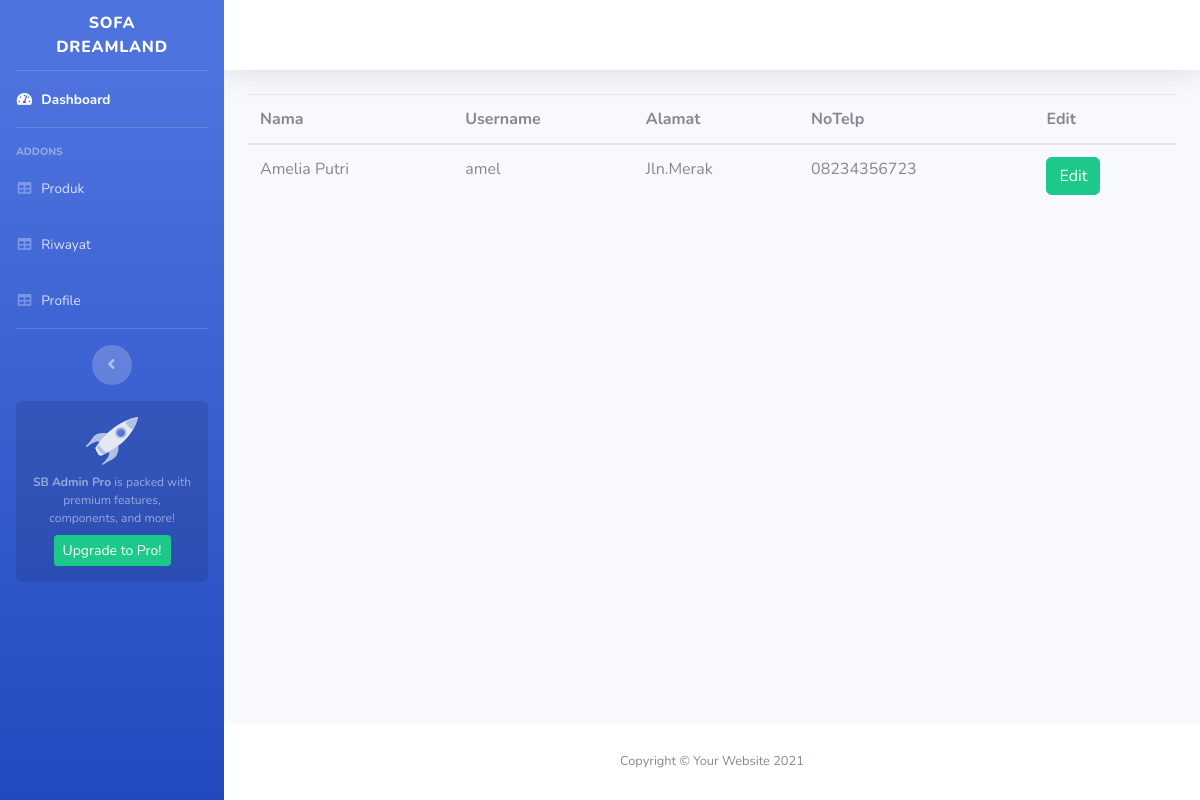
Screenshot of /kasir/user/profile.php with the database file from the repository.
### tables this page shows
CREATE TABLE `pelanggan` (
  `idPelanggan` int(11) NOT NULL,
  `nama` varchar(225) NOT NULL,
  `username` varchar(25) NOT NULL,
  `password` varchar(35) NOT NULL,
  `alamat` text NOT NULL,
  `notelepon` varchar(12) NOT NULL
);

### kasir/fungsi.php (called while the page is built, shortened)
<?php
include 'koneksi.php';
function query($query) {
    global $conn;
    $result = mysqli_query($conn, $query);
    $rows = [];
    while($row = mysqli_fetch_assoc($result)) {
        $rows[] = $row;
    }
    return $rows;
}
?>

### kasir/user/profile.php (the view, shortened to what this page needs)
<?php
include '../fungsi.php';
$profile = query("SELECT*FROM pelanggan")[0];
?>
<!DOCTYPE html>
<html lang="en">
<head>
    <link href="vendor/fontawesome-free/css/all.min.css" rel="stylesheet" type="text/css">
    <link href="../css/sb-admin-2.min.css" rel="stylesheet">
</head>
<body id="page-top">
    <div id="wrapper">
        <ul class="navbar-nav bg-gradient-primary sidebar sidebar-dark accordion" id="accordionSidebar">
            <a class="sidebar-brand d-flex align-items-center" href="index.html">
                <div class="sidebar-brand-text mx-3">Sofa Dreamland</div>
            </a>
            <hr class="sidebar-divider my-0">
            <li class="nav-item active">
                <a class="nav-link" href="indexPelanggan.php">
                    <i class="fas fa-fw fa-tachometer-alt"></i>
                    <span>Dashboard</span></a>
            </li>
            <hr class="sidebar-divider">
            <div class="sidebar-heading">
                Addons
            </div>
            <li class="nav-item">
                <a class="nav-link" href="produk.php">
                    <i class="fas fa-fw fa-table"></i>
                    <span>Produk</span></a>
            </li>
            <li class="nav-item">
                <a class="nav-link" href="riwayat.php">
                    <i class="fas fa-fw fa-table"></i>
                    <span>Riwayat</span></a>
                </li>
            <li class="nav-item">
                <a class="nav-link" href="profile.php">
                    <i class="fas fa-fw fa-table"></i>
                    <span>Profile</span></a>
            </li>
            <hr class="sidebar-divider d-none d-md-block">
            <div class="text-center d-none d-md-inline">
                <button class="rounded-circle border-0" id="sidebarToggle"></button>
            </div>
            <div class="sidebar-card d-none d-lg-flex">
                <img class="sidebar-card-illustration mb-2" src="img/undraw_rocket.svg" alt="...">
                <p class="text-center mb-2"><strong>SB Admin Pro</strong> is packed with premium features, components, and more!</p>
                <a class="btn btn-success btn-sm" href="https://startbootstrap.com/theme/sb-admin-pro">Upgrade to Pro!</a>
            </div>
        </ul>
        <div id="content-wrapper" class="d-flex flex-column">
            <div id="content">
                <nav class="navbar navbar-expand navbar-light bg-white topbar mb-4 static-top shadow">
                </nav>
                <div class="container-fluid">
                    <table class="table align-middle table-hover">
                        <thead>
                            <th>Nama</th>
                            <th>Username</th>
                            <th>Alamat</th>
                            <th>NoTelp</th>
                            <th>Edit</th>
                        </thead>
                        <tr>
                            <td><?= $profile['nama']; ?></td>
                            <td><?= $profile['username']; ?></td>
                            <td><?= $profile['alamat']; ?></td>
                            <td><?= $profile['notelepon']; ?></td>
                            <td>
                                <a href="editProfile.php?id=<?= $profile['idPelanggan']; ?>" class="btn btn-success">Edit</a>
                            </td>
                        </tr>
                    </table>
                </div>
            </div>
            <footer class="sticky-footer bg-white">
                <div class="container my-auto">
                    <div class="copyright text-center my-auto">
                        <span>Copyright &copy; Your Website 2021</span>
                    </div>
                </div>
            </footer>
        </div>
    </div>
</body>
</html>

### rows the page displays
pelanggan: nama "Amelia Putri", username "amel", alamat "Jln.Merak", notelepon "08234356723"
